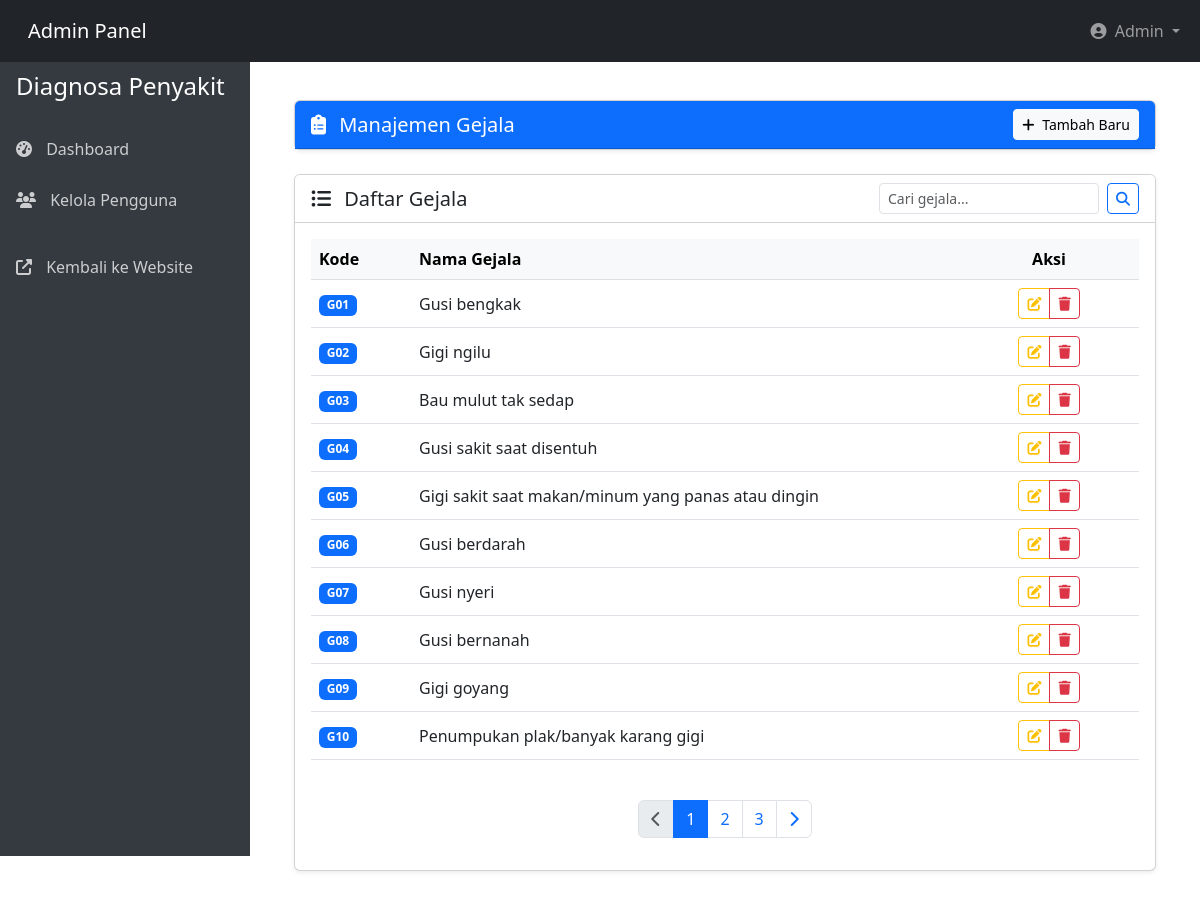
Screenshot of /admin/gejala.php (signed in) with the database file from the repository.
### tables this page shows
CREATE TABLE `gejala` (
  `id` int NOT NULL,
  `kode_gejala` varchar(10) NOT NULL,
  `nama_gejala` varchar(100) NOT NULL
);

### admin/gejala.php (the view, shortened to what this page needs)
<?php
require_once(__DIR__ . '/layout/header_layout.php');
$per_page = 10;
$page = isset($_GET['page']) ? (int)$_GET['page'] : 1;
$start = ($page > 1) ? ($page * $per_page) - $per_page : 0;
$total_query = "SELECT COUNT(*) as total FROM gejala";
$total_result = mysqli_query($conn, $total_query);
$total_data = mysqli_fetch_assoc($total_result);
$total = $total_data['total'];
$pages = ceil($total / $per_page);
$query = "SELECT * FROM gejala ORDER BY kode_gejala LIMIT $start, $per_page";
$result = mysqli_query($conn, $query);
?>
<div class="container-fluid py-4">
    <div class="row">
        <div class="col-12">
            <div class="card mb-4 shadow-sm">
                <div class="card-header bg-primary text-white d-flex justify-content-between align-items-center">
                    <h5 class="mb-0">
                        <i class="fas fa-clipboard-list me-2"></i> Manajemen Gejala
                    </h5>
                    <button class="btn btn-light btn-sm" type="button" data-bs-toggle="collapse"
                            data-bs-target="#formTambah" aria-expanded="false" aria-controls="formTambah">
                        <i class="fas fa-plus me-1"></i> Tambah Baru
                    </button>
                </div>
            </div>
        </div>
    </div>
    <div class="row">
        <div class="col-12">
            <div class="card shadow-sm">
                <div class="card-header bg-white">
                    <div class="d-flex justify-content-between align-items-center">
                        <h5 class="mb-0">
                            <i class="fas fa-list-ul me-2"></i> Daftar Gejala
                        </h5>
                        <form class="d-flex" method="get" action="">
                            <input type="text" name="search" class="form-control form-control-sm"
                                   placeholder="Cari gejala..." value="<?= isset($_GET['search']) ? htmlspecialchars($_GET['search']) : '' ?>">
                            <button type="submit" class="btn btn-sm btn-outline-primary ms-2">
                                <i class="fas fa-search"></i>
                            </button>
                        </form>
                    </div>
                </div>
                <div class="card-body">
                    <?php if (mysqli_num_rows($result) > 0): ?>
                    <div class="table-responsive">
                        <table class="table table-hover align-middle">
                            <thead class="table-light">
                                <tr>
                                    <th width="100">Kode</th>
                                    <th>Nama Gejala</th>
                                    <th width="180" class="text-center">Aksi</th>
                                </tr>
                            </thead>
                            <tbody>
                                <?php while ($row = mysqli_fetch_assoc($result)): ?>
                                <tr>
                                    <td>
                                        <span class="badge bg-primary"><?= htmlspecialchars($row['kode_gejala']) ?></span>
                                    </td>
                                    <td><?= htmlspecialchars($row['nama_gejala']) ?></td>
                                    <td class="text-center">
                                        <div class="btn-group btn-group-sm" role="group">
                                            <a href="edit_gejala.php?id=<?= $row['id'] ?>"
                                               class="btn btn-outline-warning" title="Edit">
                                                <i class="fas fa-edit"></i>
                                            </a>
                                            <a href="?hapus=<?= $row['id'] ?>"
                                               class="btn btn-outline-danger"
                                               onclick="return confirm('Yakin ingin menghapus gejala ini?')"
                                               title="Hapus">
                                                <i class="fas fa-trash"></i>
                                            </a>
                                        </div>
                                    </td>
                                </tr>
                                <?php endwhile; ?>
                            </tbody>
                        </table>
                    </div>
                    <nav aria-label="Page navigation">
                        <ul class="pagination justify-content-center mt-4">
                            <li class="page-item <?= ($page <= 1) ? 'disabled' : '' ?>">
                                <a class="page-link" href="?page=<?= $page-1 ?>">
                                    <i class="fas fa-chevron-left"></i>
                                </a>
                            </li>
                            <?php for($i = 1; $i <= $pages; $i++): ?>
                                <li class="page-item <?= ($page == $i) ? 'active' : '' ?>">
                                    <a class="page-link" href="?page=<?= $i ?>"><?= $i ?></a>
                                </li>
                            <?php endfor; ?>
                            <li class="page-item <?= ($page >= $pages) ? 'disabled' : '' ?>">
                                <a class="page-link" href="?page=<?= $page+1 ?>">
                                    <i class="fas fa-chevron-right"></i>
                                </a>
                            </li>
                        </ul>
                    </nav>
                    <?php endif; ?>
                </div>
            </div>
        </div>
    </div>
</div>
<?php
require_once(__DIR__ . '/layout/footer_layout.php');
?>

### admin/layout/header_layout.php (style rules this page uses)
body { padding-top: 56px; }

### rows the page displays
gejala: kode_gejala "G01", nama_gejala "Gusi bengkak"
gejala: kode_gejala "G02", nama_gejala "Gigi ngilu"
gejala: kode_gejala "G03", nama_gejala "Bau mulut tak sedap"
gejala: kode_gejala "G04", nama_gejala "Gusi sakit saat disentuh"
gejala: kode_gejala "G05", nama_gejala "Gigi sakit saat makan/minum yang panas atau dingin"
gejala: kode_gejala "G06", nama_gejala "Gusi berdarah"
gejala: kode_gejala "G07", nama_gejala "Gusi nyeri"
gejala: kode_gejala "G08", nama_gejala "Gusi bernanah"
gejala: kode_gejala "G09", nama_gejala "Gigi goyang"
gejala: kode_gejala "G10", nama_gejala "Penumpukan plak/banyak karang gigi"
